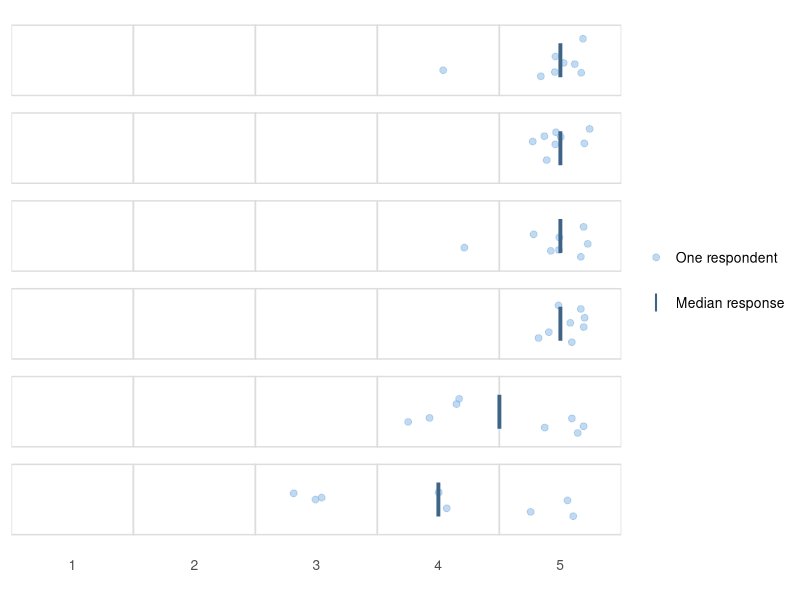

The R script that drew this image:
# Inspired by McCall Pitcher's teaching materials at:
# https://github.com/mccallpitcher/ggplot2-for-survey-data/tree/main

# load packages
library(tidyverse) 
library(scales)  

# define function to generate graph
generate_graph <- function(results, one_label, five_label, file_name, pic_height) {
  # counts and percentages
  counts_perc <- results |> 
    count(statement, response_num) |> 
    group_by(statement) |> 
    mutate(total = sum(n), 
           percent = n / total) 
  
  # medians
  medians <- results |>    
    group_by(statement) |>    
    summarize(med = median(response_num)) # calculate median by statement
  
  # order medians data frame
  medians <- medians |> 
    mutate(statement = fct_reorder(statement, med))
  
  # order results data frame to match
  results <- results |> 
    mutate(statement = factor(statement, 
                              levels = levels(medians$statement)))
  
  # Get the unique values of x and y variables 
  x_values <- 1:5 
  y_values <- unique(results$statement)  
  
  # Create a complete grid with all possible combinations 
  full_grid <- expand.grid(   
    response_num = x_values,   
    statement = y_values 
  )
  
  ggplot() +  
    geom_tile(full_grid,
              mapping = aes(x = response_num, 
                            y = statement),
              fill = NA,                                    
              color = "#dddddd",                              
              height = .8, 
              linewidth = .5) +
    geom_jitter(results, 
                mapping = aes(x = response_num, 
                              y = statement,
                              fill = "One respondent"),
                size = 2,
                height = .25,
                width = .25, 
                alpha = .5, 
                color = "#84B6E4") + 
    geom_point(medians,
               mapping = aes(x = med, 
                             y = statement,
                             color = "Median response"),
               shape = 108, 
               size = 11.5) +
    guides(color = guide_legend(override.aes = list(size = 6))) +
    labs(x = NULL, y = NULL, color = NULL, fill = NULL) +
    scale_color_manual(values = "#3e6488") +
    scale_x_continuous(expand = c(0,0), 
                       breaks = 1:5,                      
                       labels = c(paste("1\n", one_label, sep = ""),
                                  "2",
                                  "3",
                                  "4",
                                  paste("5\n", five_label, sep=""))) + 
    theme_minimal() +   
    theme(panel.grid = element_blank(),
          axis.text.x = element_text(size = 10, lineheight = 1.1),
          axis.text.y = element_blank(), 
          legend.text = element_text(size = 10),
          legend.spacing.y = unit(0.15, "cm"))

  # save plot to file 
  ggsave(file_name, 
         width = 8, height = pic_height,
         dpi = 500, bg = "white")
}

# import data and generate graph(s)
generate_graph(read_csv("likert_responses.csv"), "", "", "graph.png", 4)
